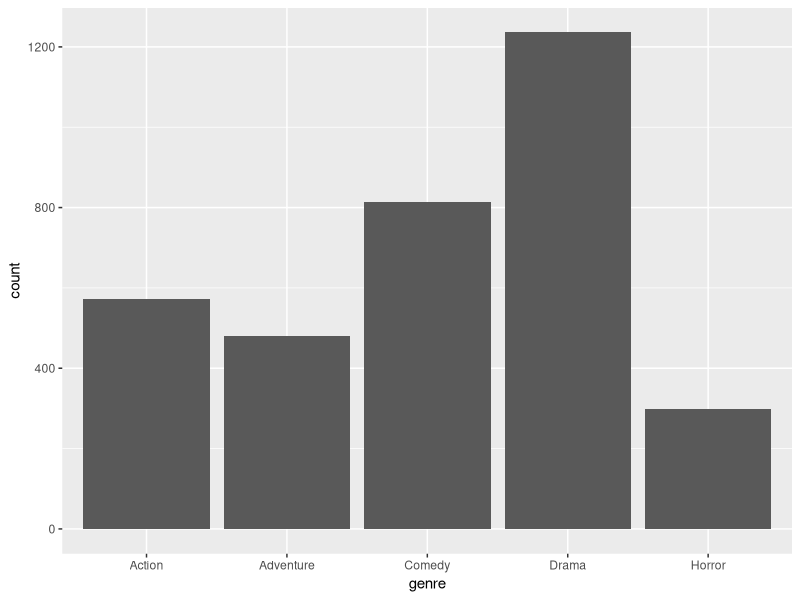
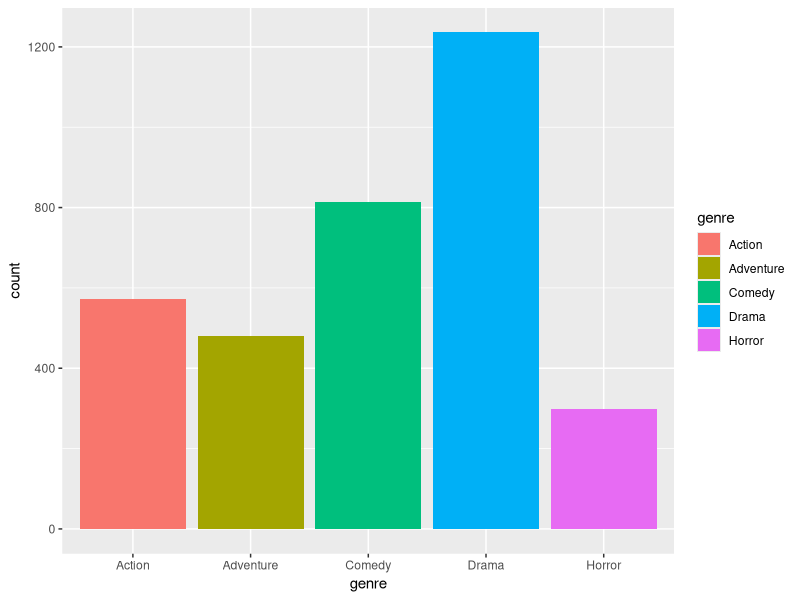
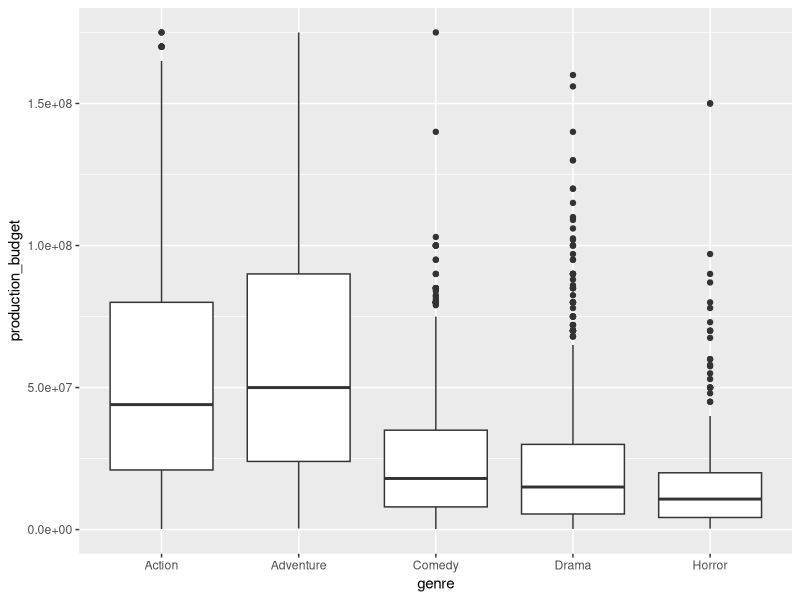
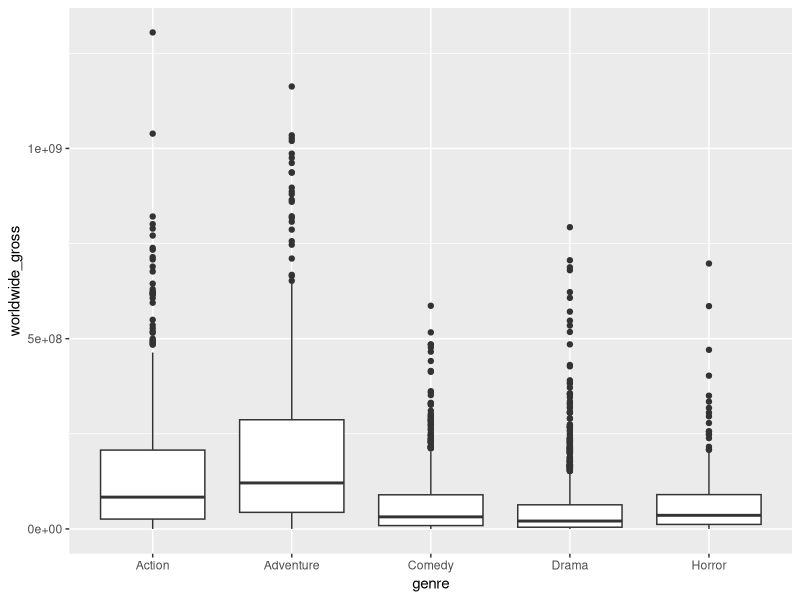
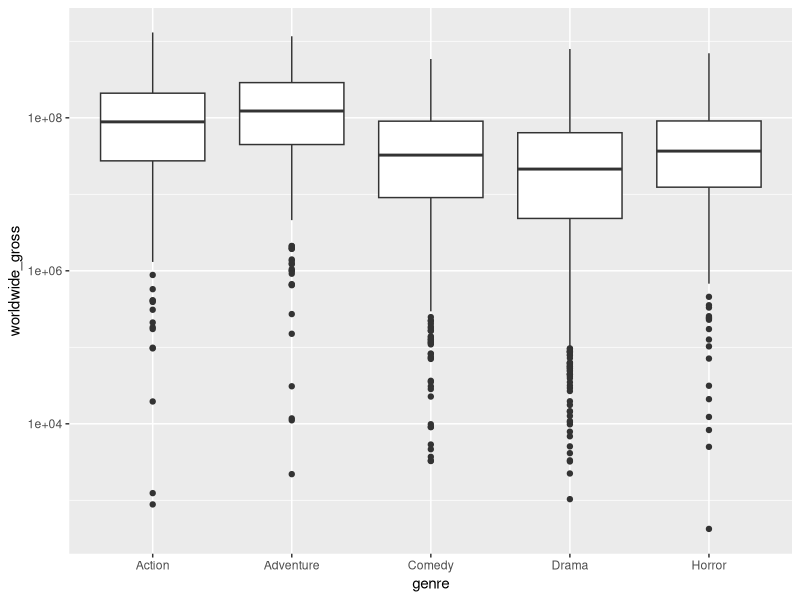
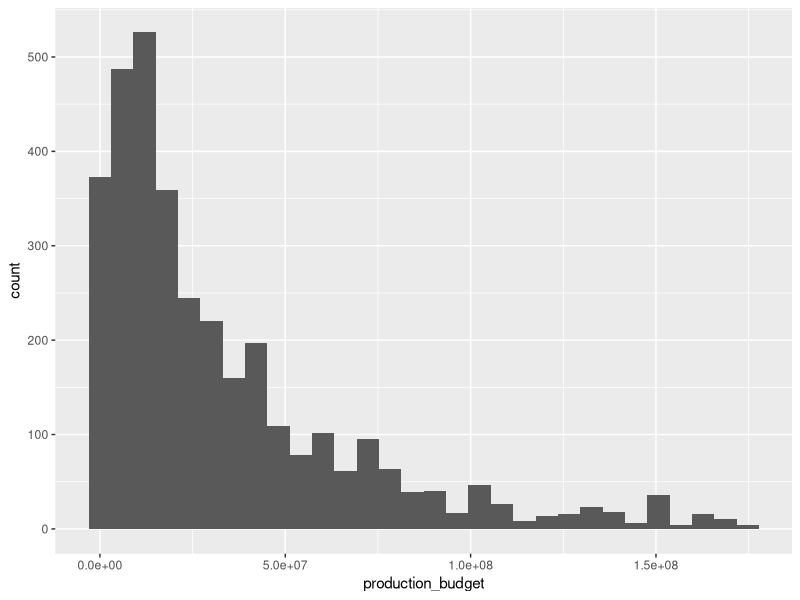
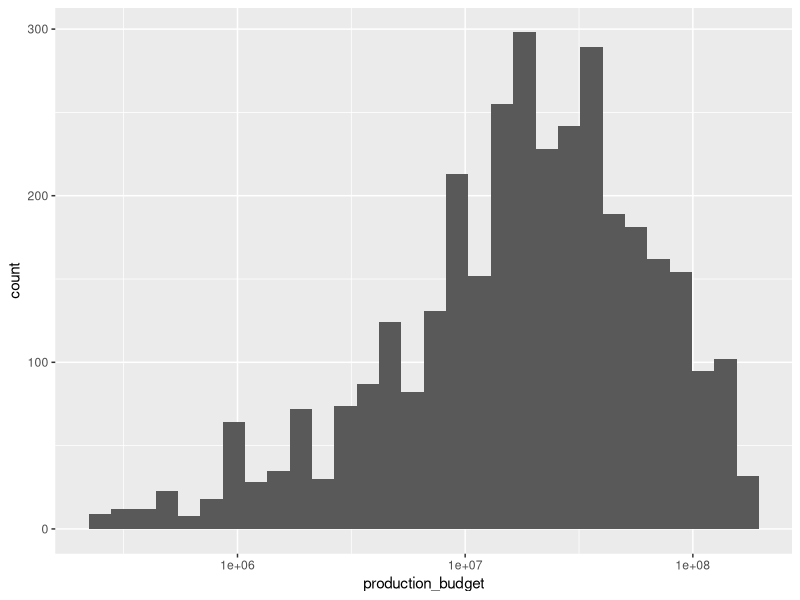
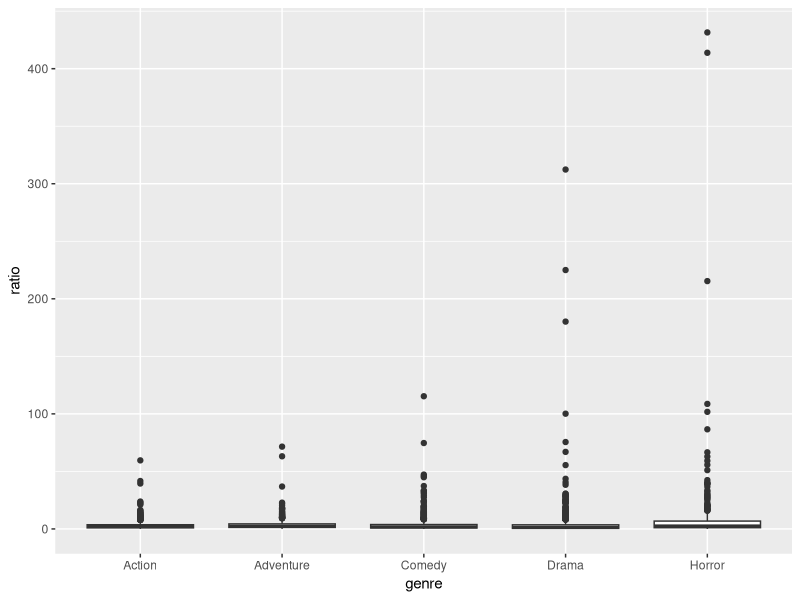

Recreate these plots in R, in order.
## ---- chunk 1
knitr::include_graphics("https://media1.giphy.com/media/12uXi1GXBibALC/giphy.gif?cid=790b7611b18e6742d84000cc3f90537deb5f1e324e8dc52b&rid=giphy.gif")
## ---- chunk 2
library(tidyverse)
movies <- read_csv("data/movie_profit/movie_profit.csv")
glimpse(movies) # see every column in the data frame
## ---- chunk 3
ggplot(movies,         # the data
       aes(x= genre))+ # what to plot
  geom_bar()           # type of plot

## ---- chunk 4
ggplot(movies,                        # the data
       aes(x = genre, fill = genre))+ # what to plot
  geom_bar()                          # type of plot

## ---- chunk 5
ggplot(movies, aes(x = genre, y = production_budget))+
  geom_boxplot()
## ---- chunk 6
ggplot(movies, aes(x = genre, y = worldwide_gross))+
  geom_boxplot()
## ---- chunk 7
ggplot(movies,aes(x = genre, y = worldwide_gross))+
  geom_boxplot() +
  scale_y_log10()
## ---- chunk 8
ggplot(movies, aes(x = production_budget)) +
  geom_histogram()
## ---- chunk 9
ggplot(movies, aes(x = production_budget)) +
  geom_histogram()+
  scale_x_log10()
## ---- chunk 10
# calculate the ratio of worldwide gross profit and production budget
movies_ratio <- movies %>% mutate(ratio=worldwide_gross/production_budget)

ggplot(movies_ratio,aes(x = genre, y = ratio))+
  geom_boxplot()
## ---- chunk 11
ggplot(movies_ratio,aes(x = genre, y = ratio))+
  geom_boxplot()+
  scale_y_log10()
## ---- chunk 12
ggplot(movies, aes(x= production_budget,y= worldwide_gross))+  
       geom_point()
## ---- chunk 13
ggplot(movies, aes(x = production_budget, y = worldwide_gross)) +
  geom_point() +
  scale_x_log10() + scale_y_log10()
## ---- chunk 14
movies_clean <- movies %>% filter(worldwide_gross!=0)

ggplot(movies_clean, aes(x = production_budget, y = worldwide_gross)) +
  geom_point() +
  scale_x_log10() + scale_y_log10()
## ---- chunk 15
ggplot(movies_clean, aes(x = production_budget, y = worldwide_gross)) +
  geom_point(alpha=0.5) +
  stat_smooth(method = "lm", col = "red", se = FALSE)+
  scale_x_log10() + scale_y_log10()
